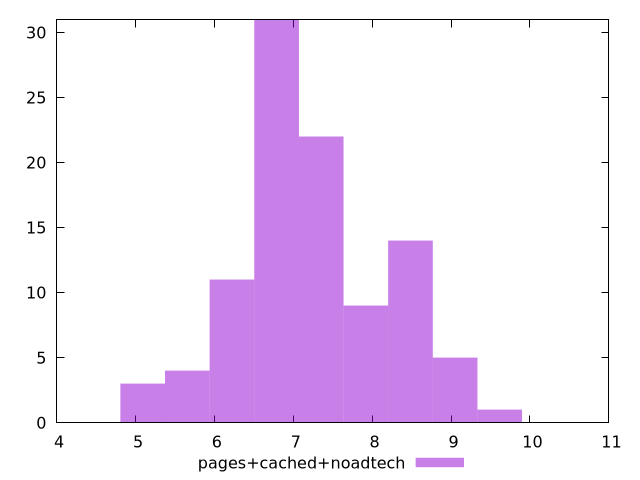

Source code (gnuplot):
$_pagesCachedNoadtech <<EOF
6.788177143340427 31
7.353858571952129 22
7.919540000563831 9
8.485221429175533 14
5.09113285750532 3
6.2224957147287245 11
9.050902857787236 5
5.656814286117022 4
9.616584286398938 1
EOF
set key outside below
set terminal pngcairo
set output "report_00005_2020-11-02T22-26-11.212Z/network-server-latency/pages+cached+noadtech//raw_hist.png"
set yrange [0:31]
set boxwidth 0.5656814286117022
set style fill transparent solid 0.5 noborder
plot $_pagesCachedNoadtech title "pages+cached+noadtech" with boxes ,
